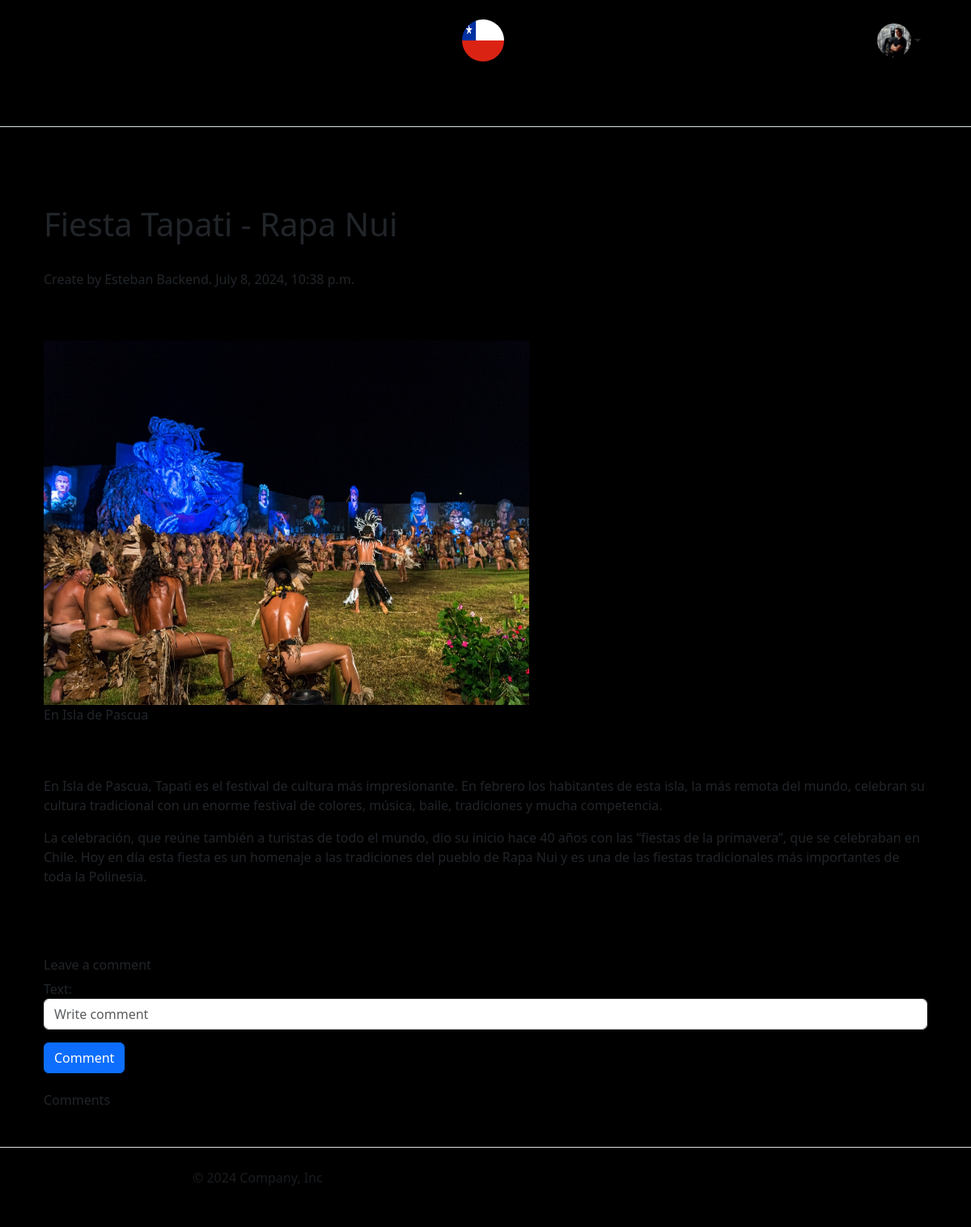
/post/6/ (signed in), run on the app's committed database.
### blog/models.py (models this page shows, shortened)
class Post(models.Model):
    title = models.CharField(max_length=255)
    subtitle = models.CharField(max_length=255)
    cover = models.ImageField(upload_to='covers/', default='default.jpg', null=True, blank=True)
    content = RichTextUploadingField()
    created_at = models.DateTimeField(auto_now_add=True)
    updated_at = models.DateTimeField(auto_now=True)
    category = models.ForeignKey(Category, on_delete=models.CASCADE, related_name='posts')
    subcategory = models.ForeignKey(SubCategory, on_delete=models.CASCADE, related_name='posts')
    author = models.ForeignKey(User, on_delete=models.CASCADE, related_name='posts')

### blog/views.py (the view)
# urls.py: path('post/<int:post_id>/', views.post, name='post'),
def post(request, post_id):
    post = get_object_or_404(Post, id=post_id)
    comments = post.comments.filter(parent=None).order_by('-created_at')
    form = CommentForm()
    return render(request, 'view_post.html', {'post': post, 'comments': comments, 'form': form})

### blog/forms.py
class CommentForm(forms.ModelForm):
	class Meta:
		model = Comment
		fields = ('text',)
		widgets = {
			'text': forms.TextInput(attrs={'class':'form-control', 'name':'text', 'placeholder':'Write comment'})
		}

### blog/context_processors.py (called while the page is built)
def all_category(request):
    categories = Category.objects.all()
    return {'categories': categories }

### users/context_processors.py (called while the page is built)
@register.simple_tag
def profile_img(request):
    if request.user.is_authenticated:
        profile, created = Profile.objects.get_or_create(user=request.user)
        if profile.image and hasattr(profile.image, 'url'):
            return {'profile': profile.image.url}
    return {}

### blog/templates/view_post.html (shortened to what this page needs)
{% extends 'base.html' %}
{% load static %}
{% block content %}
<br><br>
<div class="container">
    <h1>{{post.title}}</h1>
    <br>
    <p>Create by {{post.author.first_name}} {{post.author.last_name}}. {{post.created_at}}</p> <br>
    <br>
    <img src="{{post.cover.url}}" alt="" width="600" height="450">
    <br>
    <p>{{post.subtitle}}</p>
    <br>
    <br>
    {{post.content|safe}} <br>
    <br>
    <br>
    <h6>Leave a comment</h6>
    <form action="{% url 'add_comment' post.id %}" method="post">
        {{form.as_p}}
        <button type="submit" class="btn btn-primary">Comment</button>
    </form>
    <br>
    <h6>Comments</h6>
</div>
{% endblock %}

### templates/base.html (shortened to what this page needs)
<!DOCTYPE html>
<html lang="en">
<head>
    {% load static %}
    <link href="https://cdn.jsdelivr.net/npm/bootstrap@5.3.3/dist/css/bootstrap.min.css" rel="stylesheet">
    <link rel="stylesheet" href="{% static 'css/style.css' %}">
</head>
<body>
    <div class="page-wrapper">
        {% include 'navbar.html' %}
        <div class="container mt-5">
            {% block content %}
            {% endblock %}
        </div>
        {% include 'footer.html' %}
    </div>
</body>
</html>

### templates/navbar.html (shortened to what this page needs)
{% load static %}
<div class="py-4 border-bottom">
  <div class="container mx-auto px-4">
    <div class="d-flex justify-content-between align-items-center">
      <div class="d-flex flex-row">
        <a class="text-body-secondary me-2" href="https://github.com/esteriv" target="_blank">
          <svg class="bi" width="24" height="24">
            <use xlink:href="#github"></use>
          </svg>
        </a>
        <a class="text-body-secondary" href="https://www.linkedin.com/in/estebvillaseca/" target="_blank">
          <svg class="bi" width="24" height="24">
            <use xlink:href="#linkedin"></use>
          </svg>
        </a>
      </div>
      <a class="position-relative" href="{% url 'home' %}">
        <img class="rounded-circle" src="{% static 'images/logo.jpg' %}" alt="" width="52" height="52">
      </a>
      <div class="d-flex justify-content-end align-items-center">
        <div class="me-2 d-inline-block text-start position-relative">
          {% if request.user.is_authenticated %}
          <div class="dropdown">
            <span type="button" class="d-flex align-items-center text-uppercase lh-sm dropdown-toggle " id="dropdownMenuLink" data-bs-toggle="dropdown" aria-expanded="false">
              <div class="fs-6 lh-base">
                {% if profile %}
                  <img src="{{ profile }}" width="42" height="42" class="rounded-circle">
                {% else %}
                  <img src="{% static 'images/default.jpg' %}" width="42" height="42" class="rounded-circle">
                {% endif %}
              </div>
            </span>
          </div>
          {% else %}
          <div>
            <a class="btn btn-sm btn-outline-warning" href="{% url 'login' %}">Login</a>
            <a class="btn btn-sm btn-outline-secondary" href="{% url 'register' %}">Sign-up</a>
          </div>
          {% endif %}
        </div>
      </div>
    </div>
    <nav class="mt-3 position-relative d-flex justify-content-center align-items-center">
      <ul class="navbar-nav d-flex flex-row ">
        {% for category in categories %}
        <li class="px-2 nav-item">
          <a class="nav-link link-body-emphasis" href="{% url 'seccion' category.name %}">{{ category.name }}</a>
        </li>
        {% endfor %}
      </ul>
    </nav>
  </div>
</div>

### templates/footer.html
<footer class="footer mt-5 py-4 my-4 d-flex flex-wrap justify-content-center align-items-center border-top">
    <div class="col-md-4 d-flex align-items-center">
        <a href="/" class="mb-3 me-2 mb-md-0 text-body-secondary text-decoration-none lh-1"><svg class="bi" width="30" height="24"><use xlink:href="#bootstrap"></use></svg></a>
        <span class="mb-3 mb-md-0 text-body-secondary">
            © 2024 Company, Inc
        </span>
    </div>
    <ul class="nav col-md-4 justify-content-end list-unstyled d-flex">
        <li class="ms-3">
            <a class="text-body-secondary" href="https://github.com/esteriv" target="_blank"><svg class="bi" width="24" height="24"><use xlink:href="#github"></use></svg></a>
        </li>
        <li class="ms-3">
            <a class="text-body-secondary" href="https://www.linkedin.com/in/estebvillaseca/" target="_blank"><svg class="bi" width="24" height="24"><use xlink:href="#linkedin"></use></svg></a>
        </li>
        <li class="ms-3">
            <a class="text-body-secondary" href="#" target="_blank">
                <svg class="bi" width="24" height="24"><use xlink:href="#facebook"></use></svg>
            </a>
        </li>
    </ul>
</footer>

### static/css/style.css (style rules this page uses)
body { background-color: rgb(0, 0, 0); }

### data on the page
Post: title "Fiesta Tapati - Rapa Nui", author.first_name "Esteban", author.last_name "Backend", created_at "July 8, 2024, 10:38 p.m.", cover (picture), subtitle "En Isla de Pascua", content "En Isla de Pascua, Tapati es el festival de cultura más impresionante. En febrero los habitantes de esta isla, la más remota del mundo, celebran su cultura tradicional con un enorme festival de colores, música, baile, tradiciones y mucha competencia. La celebración, que reúne también a turistas de todo el mundo, dio su inicio hace 40 años con las “fiestas de la primavera”, que se celebraban en Chile. Hoy en día esta fiesta es un homenaje a las tradiciones del pueblo de Rapa Nui y es una de las fiestas tradicionales más importantes de toda la Polinesia."
